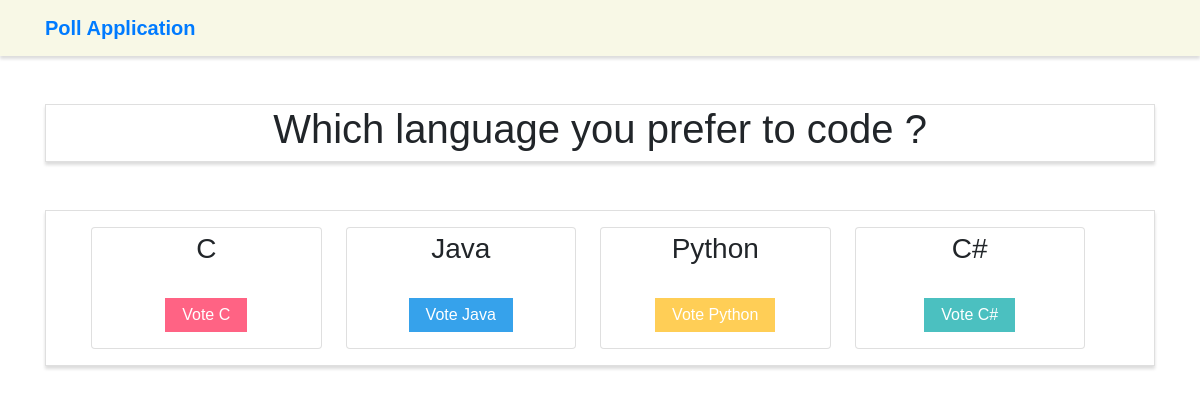
Page /vote/30/ on the committed database.
### poll_project/poll/models.py (models this page shows)
class Poll(models.Model):
    question = models.TextField(unique=True)
    date_created = models.DateTimeField(auto_now_add=True)
    date_updated = models.DateTimeField(auto_now=True)

class PollOption(models.Model):
    name = models.CharField(max_length=30)
    poll = models.ForeignKey(Poll, on_delete=models.CASCADE, related_name='options')
    date_created = models.DateTimeField(auto_now_add=True)
    date_updated = models.DateTimeField(auto_now=True)

### poll_project/poll/views.py (the view)
# urls.py: path('vote/<poll_id>/', poll_views.vote,name='vote'),
def vote(request, poll_id):
    poll = Poll.objects.get(pk=poll_id)
    if request.method == 'POST':
        selected_option = request.POST['poll']
        poll_option = PollOption.objects.get(pk=selected_option)
        Vote.objects.create(poll=poll, poll_option=poll_option)
        return redirect('results', poll.id)
    context = {
        'poll': poll
    }
    return render(request, 'poll/vote.html', context)

### poll_project/poll/templates/poll/vote.html (shortened to what this page needs)
{% extends "poll/base.html" %}
{% block main %}
<div class="row">
    <div class="col-lg-12">
        <div class="panel panel-default card">
            <div class="panel-body">
                <div class="row">
                    <div class="col-lg-12">
                        <h1 class="head-title">{{ poll.question }}</h1>
                    </div>
                </div>
            </div>
        </div>
    </div>
    <div class="col-lg-12">
        <div class="panel panel-default mt-5 card pb-3">
            <div class="panel-body">
                <div class="row">
                    <div class="col-lg-12">
                        <form method="POST" class="col-lg-12" style="text-align: center">
                            <div class="form-group col-lg-12">
                                <div id="vote" class="col-lg-12 justify-content-around d-flex">
                                    {% for poll_option in poll.options.all %}
                                        <div class="card pb-3 px-5 pt-1 w-100 mr-4">
                                            <h3>{{poll_option.name}}</h3>
                                            <div class="text-center d-flex justify-content-center">
                                                    <button class="btn d-flex p-1 mt-4 px-3 vote-option-{{forloop.counter}}" name="poll" type="submit" value="{{poll_option.id}}">Vote {{poll_option.name }}</button>
                                                </div>
                                            </div>
                                    {% endfor %}
                                </div>
                            </div>
                            <br>
                        </form>
                    </div>
                </div>
            </div>
        </div>
    </div>
</div>
{% endblock %}

### poll_project/static/css/style.css (style rules this page uses)
.navbar-default, .btn, .form-control, .panel { border-radius: 0; }
.panel { box-shadow: 0px 3px 3px 0px #ddd; }
.head-title { text-align:center }
body { font-family:sans-serif; }
#vote { margin:4px; margin: auto; width: 100%; float:left; }
#vote .vote-option-1 { background-color: rgba(255, 99, 132); color:#fff; }
#vote .vote-option-2 { background-color: rgba(54, 162, 235); color:#fff; }
#vote .vote-option-3 { background-color: rgba(255, 206, 86); color:#fff; }
#vote .vote-option-4 { background-color: rgba(75, 192, 192);; color:#fff; }

### rows in the picture
Poll: question "Which language you prefer to code ?"
PollOption: name "C", {{ poll_option.id }} 42 (drawn)
PollOption: name "Java", {{ poll_option.id }} 43 (drawn)
PollOption: name "Python", {{ poll_option.id }} 44 (drawn)
PollOption: name "C#"
